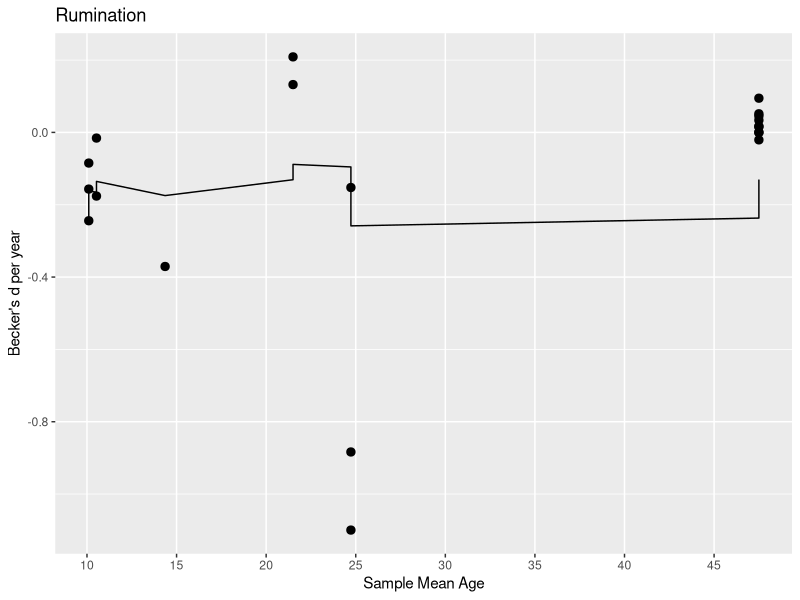

The R script that drew this image:
### START OF CODE ###

#R version 4.5.1
#Load / Install Packages
library(readxl) #version 1.4.5
library(metafor) #version 4.8.0
library(dplyr) #version 4.8.0
library(tidyr) #version 1.3.1
library(lmerTest) #version 3.1.3
library(ggplot2) #version 3.5.2
library(stringr) #version 1.6.0

##Becker's d and Var Calculation & Multilevel meta ----
#Load and clean data
dat <- 
  readxl::read_xlsx("STAnalysisNEW.xlsx", sheet = "Rumination") %>% 
  dplyr::mutate(
    
    #prep nesting variables
    `Paper ID`  = as.factor(`Paper ID`),
    `Sample ID` = as.factor(`Sample ID`),
    `Meta ID`   = as.factor(`Meta ID`),
    
    #fix numeric columns 
    dplyr::across(
      c(
        MeanT1, MeanT2, MeanT3, 
        SDT1, SDT2, SDT3,
        SampleSize,
        rT1T2, rT1T3, rT2T3
      ),
      as.numeric
    ),
    
    #calc beckers d
    beckersdT1T2 = (MeanT2 - MeanT1) / SDT1,
    beckersdT1T3 = (MeanT3 - MeanT1) / SDT1,
    beckersdT2T3 = (MeanT3 - MeanT2) / SDT2,
    
    #calc variance of beckers d
    varbeckersdT1T2 = (2 * (1 - rT1T2) / SampleSize) + 
      (beckersdT1T2^2 / (2 * SampleSize)),
    
    varbeckersdT1T3 = (2 * (1 - rT1T3) / SampleSize) + 
      (beckersdT1T3^2 / (2 * SampleSize)),
    
    varbeckersdT2T3 = (2 * (1 - rT2T3) / SampleSize) + 
      (beckersdT2T3^2 / (2 * SampleSize))
  )

#Reshape data to long format and set up moderators for analysis later
dat_long <- dat %>%
  tidyr::pivot_longer(
    cols = dplyr::starts_with("beckersd"),
    names_to = "comparison",
    values_to = "d"
  ) %>%
  dplyr::mutate(
    
    #Match each Becker's d to its variance
    var = dplyr::case_when(
      comparison == "beckersdT1T2" ~ varbeckersdT1T2,
      comparison == "beckersdT1T3" ~ varbeckersdT1T3,
      comparison == "beckersdT2T3" ~ varbeckersdT2T3,
      TRUE ~ NA_real_
    ),
    
    #Clean comparison label and extract timepoints
    comp_clean = sub("^beckersd", "", comparison),
    t1 = as.numeric(sub("T([0-9])T([0-9])", "\\1", comp_clean)),
    t2 = as.numeric(sub("T([0-9])T([0-9])", "\\2", comp_clean)),
    lag = t2 - t1,
    
    #Keep original clustering structure for multilevel models
    `Paper ID`  = as.factor(`Paper ID`),
    `Sample ID` = as.factor(`Sample ID`),
    `Meta ID`   = as.factor(`Meta ID`),
    
    #Moderators
    QA_mod = dplyr::case_when(
      Qatest %in% c("HIGH", "High", "high") ~ 1,
      Qatest %in% c("LOW", "Low", "low") ~ 0,
      TRUE ~ NA_real_
    ),
    WestEast_mod = dplyr::case_when(
      Region %in% c("America", "Europe", "Oceania") ~ 1,
      Region == "Asia" ~ 0,
      TRUE ~ NA_real_
    ),
    
    #Numeric moderators
    AgeMeanT1 = suppressWarnings(as.numeric(AgeMeanT1)),
    AgeSDT1   = suppressWarnings(as.numeric(AgeSDT1))
  ) %>%
  dplyr::filter(!is.na(d), !is.na(var))

#descriptives
dat_long %>%
  dplyr::distinct(`Paper ID`, `Sample ID`, SampleSize, AgeMeanT1, AgeSDT1) %>%
  dplyr::summarise(
    k = nrow(dat_long),  #total effect sizes
    
    N = sum(SampleSize, na.rm = TRUE),  #total participants (unique samples)
    
    mean_age = mean(AgeMeanT1, na.rm = TRUE),
    sd_age   = sd(AgeMeanT1, na.rm = TRUE),
    
    min_age = min(AgeMeanT1, na.rm = TRUE),
    max_age = max(AgeMeanT1, na.rm = TRUE)
  )

#d_year ----
dat_long <- dat_long %>%
  dplyr::mutate(
    d_year     = d / lag,
    var_d_year = var / (lag^2)
  )

#Pooled d_year ----
pooled_d_year <- metafor::rma.mv(
  yi     = d_year,
  V      = var_d_year,
  random = ~ 1 | `Paper ID`/`Sample ID`/`Meta ID`, #between-study, within-study/between-sample, and within-sample clustering
  data   = dat_long,
  method = "REML"
) 
summary(pooled_d_year)

##Scatterplot of d over mean age with cumulative d line graph For now Optional ----
dat_long <- dat_long %>%
  dplyr::mutate(sampleMeanAge = AgeMeanT1) %>%
  dplyr::filter(!is.na(sampleMeanAge)) %>%
  dplyr::arrange(sampleMeanAge) %>%
  dplyr::mutate(yi_cumulative = as.numeric(cummean(d_year)))

#Scatterplot
ggplot(dat_long, aes(x = sampleMeanAge)) +
  geom_line(aes(y = yi_cumulative)) +
  geom_point(aes(y = d_year), size = 2.5) +
  scale_x_continuous("Sample Mean Age", breaks = seq(0, 55, 5)) +
  labs(
    y = "Becker's d per year",
    title = "Rumination"
  ) +
  theme(panel.grid.minor.x = element_blank())

##Moderators ----
#Mean Age
dat_long <- dat_long %>%
  dplyr::mutate(
    AgeMeanT1_c = scale(AgeMeanT1, center = TRUE, scale = FALSE)[, 1]
  )
m_age <- metafor::rma.mv(
  yi     = d_year,
  V      = var_d_year,
  mods   = ~ AgeMeanT1_c,
  random = ~ 1 | `Paper ID`/`Sample ID`/`Meta ID`,
  data   = dat_long,
  method = "REML"
)
summary(m_age)
cor(dat_long$AgeMeanT1, dat_long$AgeSDT1, use = "complete.obs") #Since cor=0.98, we will not test AgeSDT1 due to multicollinearity (unable to uniquely attribute variance to each predictor)

#QA
m_QA <- metafor::rma.mv(
  yi     = d_year,
  V      = var_d_year,
  mods   = ~ QA_mod,
  random = ~ 1 | `Paper ID`/`Sample ID`/`Meta ID`,
  data   = dat_long %>% dplyr::filter(!is.na(QA_mod)),
  method = "REML"
)
summary(m_QA)

#Exploratories
m_westeast <- metafor::rma.mv(
  yi     = d_year,
  V      = var_d_year,
  mods   = ~ WestEast_mod,
  random = ~ 1 | `Paper ID`/`Sample ID`/`Meta ID`,
  data   = dat_long %>% dplyr::filter(!is.na(WestEast_mod)),
  method = "REML"
)
summary(m_westeast)

##Sensitivity analysis / Pub Bias Tests ----
#Egger's test
dat_long <- dat_long %>%
  dplyr::mutate(
    sei_year       = sqrt(var_d_year),
    precision_year = 1 / sei_year
  )

egger_mixed <- lmerTest::lmer(
  I(d_year / sei_year) ~ 1 + precision_year + (1 | `Paper ID`/`Sample ID`/`Meta ID`),
  data = dat_long
)

summary(egger_mixed, correlation = FALSE)

#Leave-one-out
study_ids <- unique(dat_long$`Paper ID`)

loo_results <- data.frame(
  PaperID = study_ids,
  k       = NA,
  est     = NA,
  se      = NA,
  zval    = NA,
  pval    = NA
)

for (i in seq_along(study_ids)) {
  dat_loo <- subset(dat_long, `Paper ID` != study_ids[i])
  
  fit_loo <- try(
    metafor::rma.mv(
      yi     = d_year,
      V      = var_d_year,
      random = ~ 1 | `Paper ID`/`Sample ID`/`Meta ID`,
      data   = dat_loo,
      method = "REML"
    ),
    silent = TRUE
  )
  
  if (!inherits(fit_loo, "try-error")) {
    loo_results$k[i]    <- nrow(dat_loo)
    loo_results$est[i]  <- fit_loo$b[1, 1]
    loo_results$se[i]   <- fit_loo$se[1]
    loo_results$zval[i] <- fit_loo$zval[1]
    loo_results$pval[i] <- fit_loo$pval[1]
  }
}

full_est <- pooled_d_year$b[1, 1]

loo_results$diff <- loo_results$est - full_est
loo_results_sorted <- loo_results[order(abs(loo_results$diff), decreasing = TRUE), ]

print(loo_results_sorted)

## END OF CODE ###
